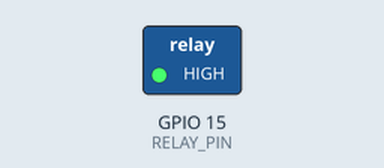
Simulated run of this sketch. Board: ESP32. Parts: switched loads named in the sketch (green lamp = pin HIGH).

Above: at 1.0 s.
At 3.0 s:
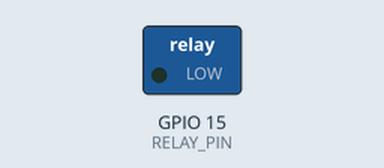
Timing chart, 0 to 5.2 s (numbered marks = the images above):
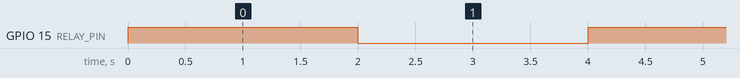

Measured:
- by itself, GPIO 15 (RELAY_PIN): alternates HIGH for 2.0 s and LOW for 2.0 s

The sketch:

REPLAY_PIN_14.ino
```cpp
#define RELAY_PIN 15

void setup() {
  pinMode(RELAY_PIN, OUTPUT);
  digitalWrite(RELAY_PIN, LOW); // tắt relay
}

void loop() {
  digitalWrite(RELAY_PIN, HIGH);  // bật
  delay(2000);

  digitalWrite(RELAY_PIN, LOW); // tắt
  delay(2000);
}
```
